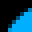

This game map was drawn from its Tiled (.tmx) file and the tilesets committed beside it. A one-line description and the full map source follow:
An orthogonal 1x1 tile map with 32x32 px tiles, 1 tile layer (Calque de Tuiles 1).

<map version="1.8" tiledversion="1.8.4" orientation="orthogonal" renderorder="right-down" width="1" height="1" tilewidth="32" tileheight="32" infinite="0" nextlayerid="2" nextobjectid="1">
 <tileset firstgid="1" source="personnage.tsx" />
 <layer id="1" name="Calque de Tuiles 1" width="1" height="1">
  <data encoding="csv">
1
</data>
 </layer>
</map>